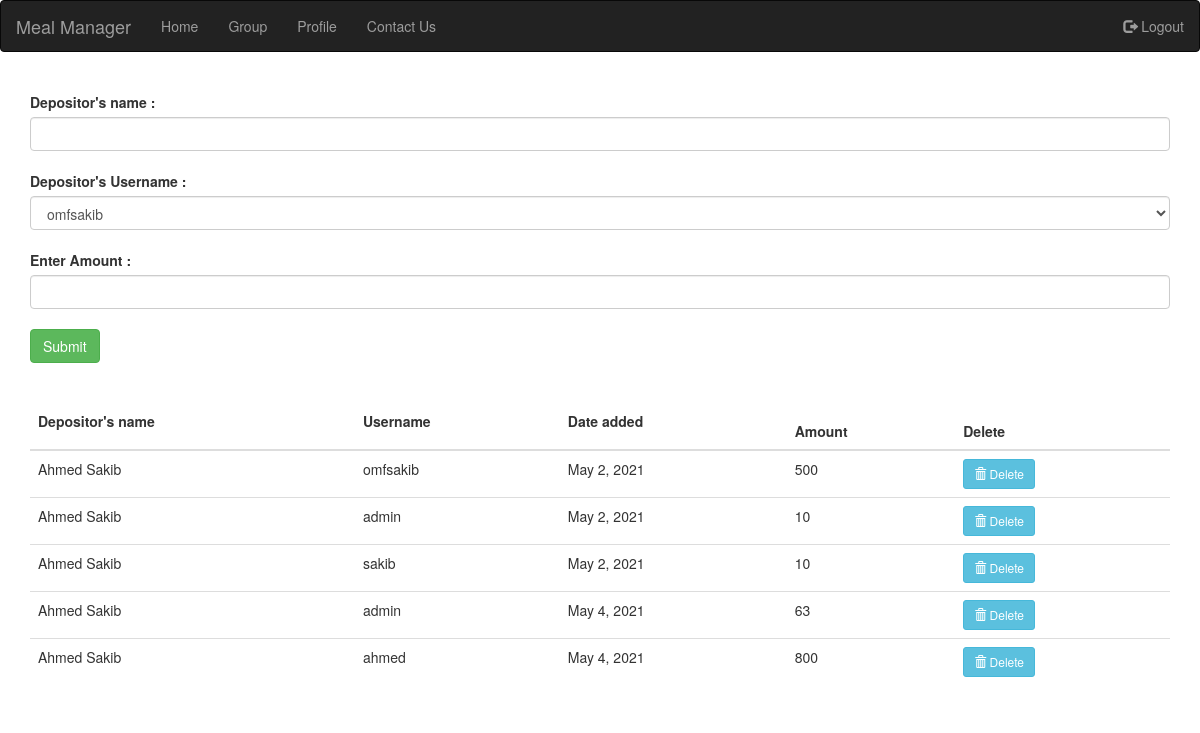
/cashdeposit/ (signed in), run on an earlier commit of the app's database.
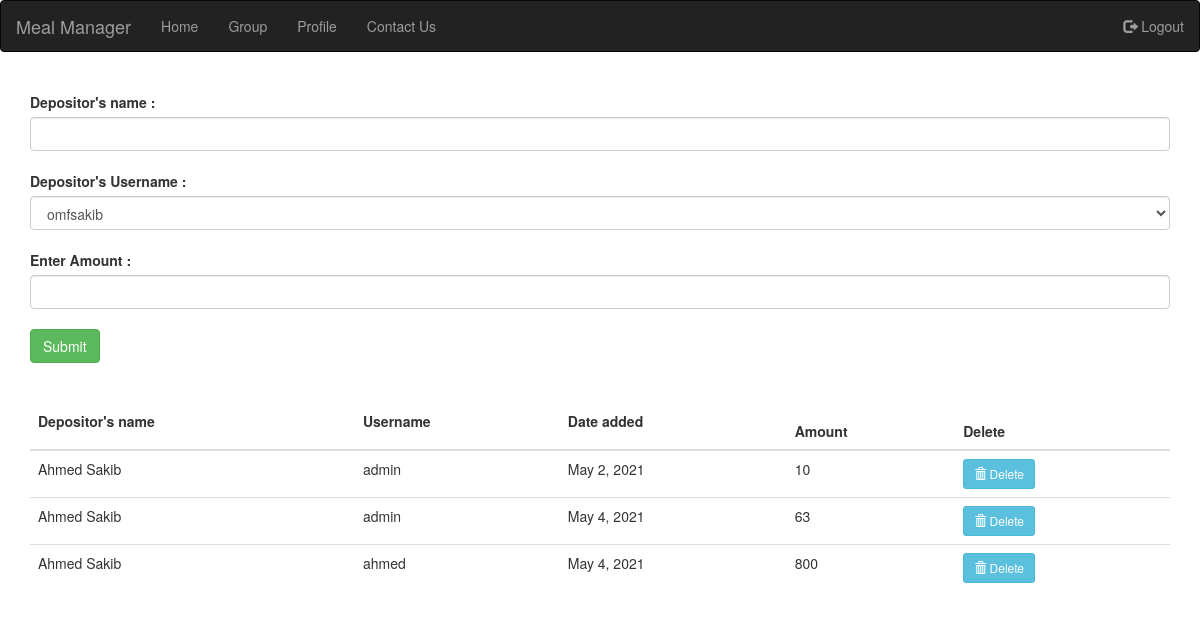
And on a later commit of the database.
### cashdeposit/models.py (models this page shows, shortened)
class CashDeposit(models.Model):
    cashdeposit = models.CharField(max_length=100)
    user = models.ForeignKey(User,on_delete=models.CASCADE)
    date = models.DateField(auto_now=True)
    amount = models.IntegerField(default=0)

### cashdeposit/views.py (the view, shortened to what this page needs)
# urls.py: path('',cashdeposit.as_view(),name='cashdeposit'),
class cashdeposit(TemplateView):
    template_name = 'cashdeposit/cashdeposit.html'
    def get(self, request):
        form = CashDepositForm()
        cashdeposits = CashDeposit.objects.all()
        friend = Friend.objects.get(current_user=request.user)
        friends = friend.users.all()
        args = {'form':form,'cashdeposits':cashdeposits,'friends':friends}
        return render(request, self.template_name,args)

### cashdeposit/forms.py
class CashDepositForm(forms.ModelForm):
    cashdeposit = forms.CharField()
    amount = forms.IntegerField()
    class Meta:
        model = CashDeposit
        fields = ('cashdeposit','amount','user')

### cashdeposit/templates/cashdeposit/cashdeposit.html (shortened to what this page needs)
{% extends 'base.html' %}
{% load widget_tweaks %}
{% block body %}
    <section id="cashdeposit">
        <div class="cashdeposit">
            <div class="container">
                <div class="cashdeposit_up">
                    <form method="post" class="form">
                        <p>
                            <label>Depositor's name :</label>
                            {{ form.cashdeposit|add_class:'form-control'}}
                        </p>
                       <p>
                            <label>Depositor's Username :</label>
                            <select class="form-control" name="user" required>
                                <option value="{{ request.user.id }}">{{ request.user.username }}</option>
                            </select></p>
                        <p>
                            <label>Enter Amount :</label>
                            {{ form.amount|add_class:'form-control'}}
                        </p>
                        <button type="submit" class="btn btn-success">Submit</button>
                    </form>
                </div>
                <div class="cashdeposit_down">
                    <table class="table">
                        <thead class="thead-light">
                            <tr>
                                <th scope="col"> <p>Depositor's name</p> </th>
                                <th scope="col"> <p>Username</p> </th>
                                <th scope="col"> <p>Date added</p> </th>
                                <th scope="col">Amount</th>
                                <th scope="col">Delete</th:>
                            </tr>
                        </thead>
                        <tbody>
                            {% for cashdeposit in cashdeposits %}
                            <tr>
                                <td>{{ cashdeposit.cashdeposit }}</td>
                                <td>{{ cashdeposit.user }}</td>
                                <td> {{ cashdeposit.date }} </td>
                                <td>{{ cashdeposit.amount }}</td>
                                <td><a href="{% url 'cashdeposit:delete_cashdeposit' cashdeposit.id %}" class="btn btn-info btn-sm">
                                    <span class="glyphicon glyphicon-trash"></span> Delete
                                  </a></td>
                            </tr>
                            {% endfor %}
                        </tbody>
                    </table>
                </div>
            </div>
        </div>
    </section>
{% endblock %}

What changed in the data, as far as the page shows it:
removed CashDeposit: cashdeposit "Ahmed Sakib", user "omfsakib", date "May 2, 2021", amount "500"
removed CashDeposit: cashdeposit "Ahmed Sakib", user "sakib", date "May 2, 2021", amount "10"
